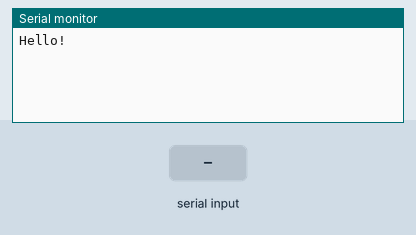
This sketch was run on a simulated Arduino Uno, built with avr-gcc and run on an emulated ATmega328P. On the bench: the last lines printed to the serial monitor. The test bench sets the inputs (shaded band).

Above: at 1.2 s.
1.3 s: "1" received over the second serial link
At 2.4 s:
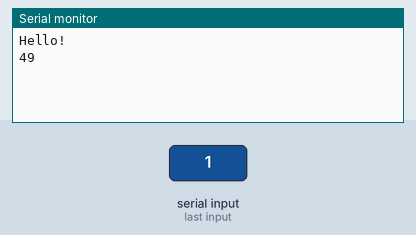
2.8 s: "0" received over the second serial link
At 3.5 s:
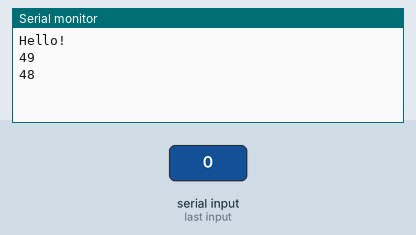

Measured:
- after the input at 1.3 s, the serial monitor: prints a new line at once (image 1)
- after the input at 2.8 s, the serial monitor: prints a new line at once (image 2)

The sketch:

BT_test.ino
```cpp
// Arduino code for basic Bluetooth test.     BT_test.ino
#include <SoftwareSerial.h>
SoftwareSerial BTSerial(2, 3); //Connect HC-06. Use your (TX, RX) settings
void setup()
{
  Serial.begin(9600);
  Serial.println("Hello!");
  BTSerial.begin(9600);         // set the data rate for the BT port
}
void loop()
{
    // BT –> Data –> Serial
   if (BTSerial.available()) {
   Serial.println(BTSerial.read());
}
   // Serial –> Data –> BT
  if (Serial.available()) {
  BTSerial.write(Serial.read());
 }
}
```
